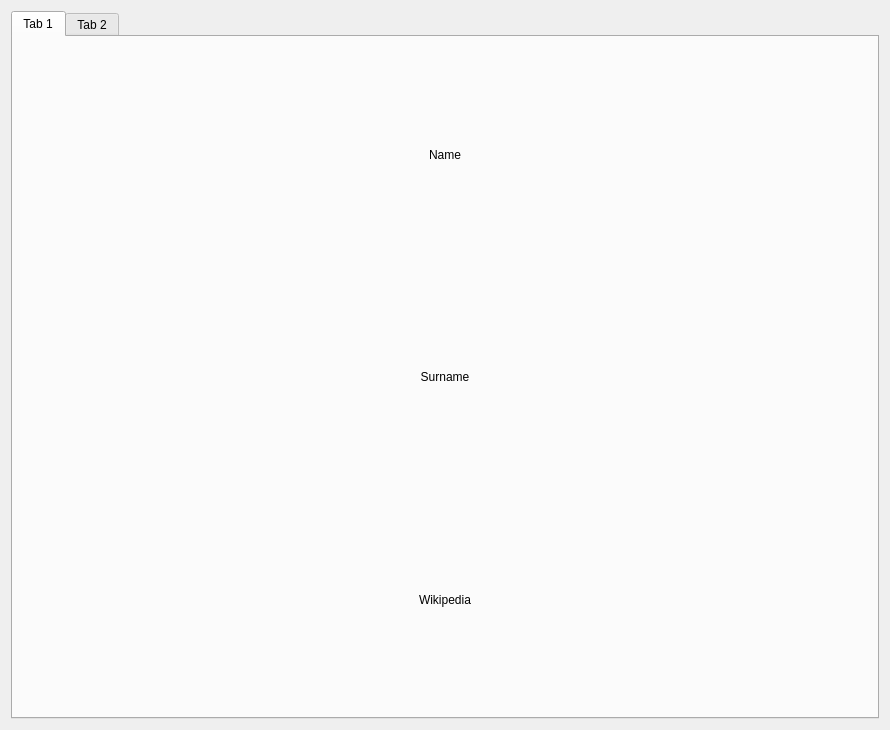
<?xml version="1.0" encoding="UTF-8"?>
<ui version="4.0">
 <class>author_window</class>
 <widget class="QWidget" name="author_window">
  <property name="geometry">
   <rect>
    <x>0</x>
    <y>0</y>
    <width>890</width>
    <height>730</height>
   </rect>
  </property>
  <property name="windowTitle">
   <string>Form</string>
  </property>
  <layout class="QVBoxLayout" name="verticalLayout">
   <item>
    <widget class="QTabWidget" name="tabWidget">
     <property name="currentIndex">
      <number>0</number>
     </property>
     <widget class="QWidget" name="tab">
      <attribute name="title">
       <string>Tab 1</string>
      </attribute>
      <layout class="QGridLayout" name="gridLayout">
       <item row="2" column="0">
        <widget class="QLabel" name="authorWikipedia_label">
         <property name="text">
          <string>Wikipedia</string>
         </property>
         <property name="alignment">
          <set>Qt::AlignCenter</set>
         </property>
         <property name="openExternalLinks">
          <bool>true</bool>
         </property>
         <property name="textInteractionFlags">
          <set>Qt::LinksAccessibleByMouse</set>
         </property>
        </widget>
       </item>
       <item row="1" column="0">
        <widget class="QLabel" name="authorSurname_label">
         <property name="text">
          <string>Surname</string>
         </property>
         <property name="alignment">
          <set>Qt::AlignCenter</set>
         </property>
        </widget>
       </item>
       <item row="0" column="0">
        <widget class="QLabel" name="authorName_label">
         <property name="text">
          <string>Name</string>
         </property>
         <property name="alignment">
          <set>Qt::AlignCenter</set>
         </property>
        </widget>
       </item>
      </layout>
     </widget>
     <widget class="QWidget" name="tab_2">
      <attribute name="title">
       <string>Tab 2</string>
      </attribute>
      <layout class="QFormLayout" name="formLayout">
       <item row="0" column="0" colspan="2">
        <widget class="QLabel" name="editAuthor_label">
         <property name="text">
          <string>Edit author</string>
         </property>
         <property name="alignment">
          <set>Qt::AlignCenter</set>
         </property>
        </widget>
       </item>
       <item row="1" column="0" colspan="2">
        <spacer name="verticalSpacer">
         <property name="orientation">
          <enum>Qt::Vertical</enum>
         </property>
         <property name="sizeType">
          <enum>QSizePolicy::Preferred</enum>
         </property>
         <property name="sizeHint" stdset="0">
          <size>
           <width>20</width>
           <height>40</height>
          </size>
         </property>
        </spacer>
       </item>
       <item row="2" column="0">
        <widget class="QLabel" name="authorName_label_2">
         <property name="text">
          <string>Name:</string>
         </property>
        </widget>
       </item>
       <item row="2" column="1">
        <widget class="QLineEdit" name="authorName_lineEdit"/>
       </item>
       <item row="3" column="0">
        <widget class="QLabel" name="authorSurname_label_2">
         <property name="text">
          <string>Surname:</string>
         </property>
        </widget>
       </item>
       <item row="3" column="1">
        <widget class="QLineEdit" name="authorSurname_lineEdit"/>
       </item>
       <item row="5" column="1">
        <widget class="QPushButton" name="editAuthor_button">
         <property name="text">
          <string>Edit author</string>
         </property>
        </widget>
       </item>
       <item row="6" column="1">
        <widget class="QPushButton" name="deleteAuthor_button">
         <property name="text">
          <string>Delete author</string>
         </property>
        </widget>
       </item>
       <item row="4" column="0" colspan="2">
        <spacer name="verticalSpacer_2">
         <property name="orientation">
          <enum>Qt::Vertical</enum>
         </property>
         <property name="sizeType">
          <enum>QSizePolicy::Preferred</enum>
         </property>
         <property name="sizeHint" stdset="0">
          <size>
           <width>20</width>
           <height>40</height>
          </size>
         </property>
        </spacer>
       </item>
      </layout>
     </widget>
    </widget>
   </item>
  </layout>
 </widget>
 <resources/>
 <connections/>
</ui>
